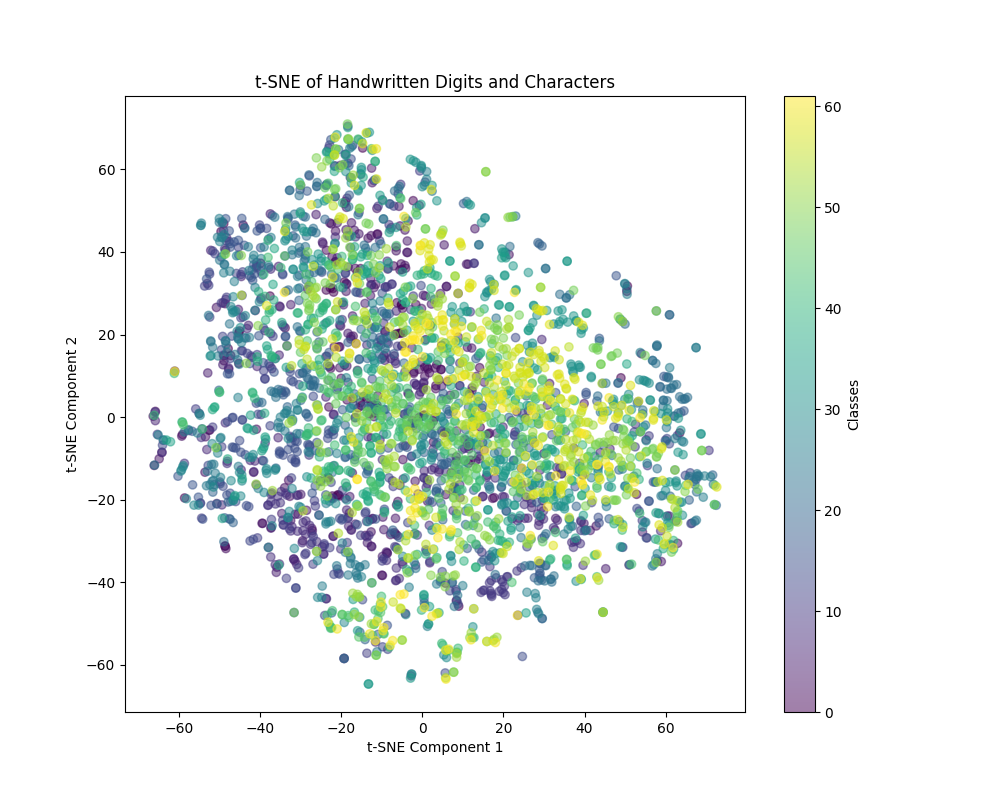

The script that drew this image:
import numpy as np
import matplotlib.pyplot as plt
from sklearn.manifold import TSNE
from sklearn.preprocessing import LabelEncoder, StandardScaler

# Import preprocessed data
from preprocessing import flattened_images, valid_labels

# Check if there are any successfully preprocessed images
if len(flattened_images) == 0:
    print("No images were successfully preprocessed. Check the image paths and preprocessing steps.")
    exit()

# Encode labels
label_encoder = LabelEncoder()
encoded_labels = label_encoder.fit_transform(valid_labels)

# Standardize the data
scaler = StandardScaler()
X_scaled = scaler.fit_transform(flattened_images)

# Apply t-SNE
tsne = TSNE(n_components=2, random_state=42)
X_tsne = tsne.fit_transform(X_scaled)

# Plot the data
plt.figure(figsize=(10, 8))
scatter = plt.scatter(X_tsne[:, 0], X_tsne[:, 1], c=encoded_labels, cmap='viridis', alpha=0.5)
plt.colorbar(scatter, label='Classes')
plt.xlabel('t-SNE Component 1')
plt.ylabel('t-SNE Component 2')
plt.title('t-SNE of Handwritten Digits and Characters')
plt.show()
